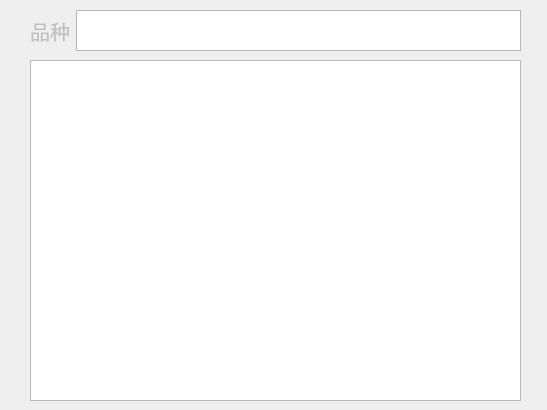
<?xml version="1.0" encoding="UTF-8"?>
<ui version="4.0">
 <class>Form</class>
 <widget class="QWidget" name="Form">
  <property name="geometry">
   <rect>
    <x>0</x>
    <y>0</y>
    <width>547</width>
    <height>410</height>
   </rect>
  </property>
  <property name="windowTitle">
   <string>Form</string>
  </property>
  <widget class="QGraphicsView" name="graphicsView">
   <property name="geometry">
    <rect>
     <x>30</x>
     <y>60</y>
     <width>491</width>
     <height>341</height>
    </rect>
   </property>
  </widget>
  <widget class="QWidget" name="">
   <property name="geometry">
    <rect>
     <x>30</x>
     <y>10</y>
     <width>491</width>
     <height>41</height>
    </rect>
   </property>
   <layout class="QHBoxLayout" name="horizontalLayout">
    <item>
     <widget class="QLabel" name="label">
      <property name="enabled">
       <bool>false</bool>
      </property>
      <property name="font">
       <font>
        <pointsize>15</pointsize>
       </font>
      </property>
      <property name="text">
       <string>品种</string>
      </property>
      <property name="alignment">
       <set>Qt::AlignCenter</set>
      </property>
     </widget>
    </item>
    <item>
     <widget class="QTextBrowser" name="textBrowser"/>
    </item>
   </layout>
  </widget>
 </widget>
 <resources/>
 <connections/>
</ui>
